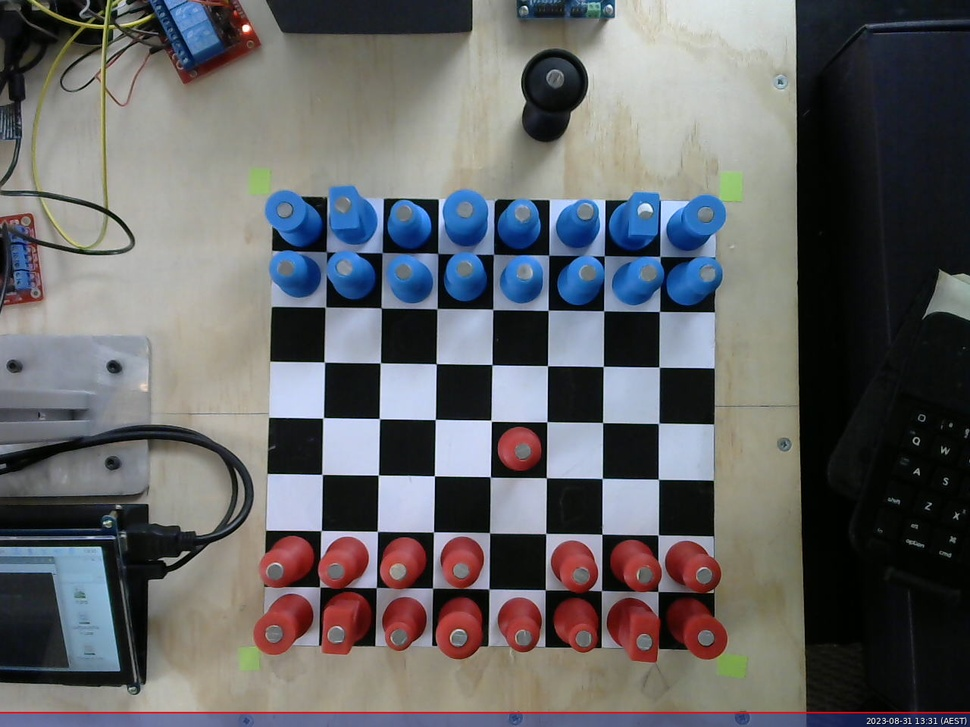
//> input picture 1001.jpg, 970 x 727 px, shrunk from 1280 x 960 before the run
$ ./CVTest18   (built with g++ and OpenCV 4)
//> lines starting //> are read from the running program, lines starting //| are printed output that depends on the picture; after the words box and inside, x2 and y2 are one past the last pixel; in counts of white or black regions, pixels touching at a corner belong together
#include <iostream>
//#include "opencv2/imgcodecs.hpp"
//#include "opencv2/highgui.hpp"
//#include "opencv2/imgproc.hpp"
#include <opencv2/opencv.hpp>


using namespace cv;
using namespace std;

struct CenterPoints {
    std::vector<cv::Point> pink;
    std::vector<cv::Point> blue;
};

struct FilteredPoints {
    std::vector<int> x;
    std::vector<int> y;
};

std::vector<cv::Point> locateGreenSquares(const cv::Mat& inputImage)
{
    std::vector<cv::Point> greenSquarePositions;

    // Convert the input image to the HSV color space
    cv::Mat hsvImage;
    cv::cvtColor(inputImage, hsvImage, cv::COLOR_BGR2HSV);

    // Define lower and upper bounds for green color (in HSV)
    cv::Scalar lowerGreen(30, 50, 50);
    cv::Scalar upperGreen(65, 255, 255);

    // Create a mask for the green color range
    cv::Mat greenMask;
    cv::inRange(hsvImage, lowerGreen, upperGreen, greenMask);

    // Find contours in the green mask
    std::vector<std::vector<cv::Point>> contours;
    cv::findContours(greenMask, contours, cv::RETR_EXTERNAL, cv::CHAIN_APPROX_SIMPLE);

    // Filter contours based on area
    double minAreaThreshold = 100.0; // Adjust this threshold as needed
    for (const auto& contour : contours)
    {
        double area = cv::contourArea(contour);
        if (area > minAreaThreshold)
        {
            cv::Moments moments = cv::moments(contour, false);
            if (moments.m00 != 0) // Avoid division by zero
            {
                cv::Point centroid(moments.m10 / moments.m00, moments.m01 / moments.m00);
                greenSquarePositions.push_back(centroid);

            }
        }
    }

    return greenSquarePositions;
}

cv::Mat rotateImageToStraight(const cv::Mat& image, cv::Point2f point1, cv::Point2f point2) {
  // Calculate the rotation angle based on the y-coordinate difference
    double angle = std::atan2(point2.y - point1.y, point2.x - point1.x) * 180.0 / CV_PI;

    // Get the rotation matrix
    cv::Point2f center(image.cols / 2, image.rows / 2);
    cv::Mat rotationMatrix = cv::getRotationMatrix2D(center, angle, 1.0);

    // Rotate the image
    cv::Mat rotatedImage;
    cv::warpAffine(image, rotatedImage, rotationMatrix, image.size());

    return rotatedImage;
}

FilteredPoints cannyEdgeDetection(const cv::Mat& image){
    cv::Mat c_cannyEdges, p_cannyEdges;
    cv::Mat cannyEdges;
    Canny(image, cannyEdges, 100, 150, 3);
    //imshow("edges", cannyEdges);
    cvtColor(cannyEdges, c_cannyEdges, COLOR_GRAY2BGR);
    p_cannyEdges = cannyEdges.clone();

    vector<Vec2f> lines; // will hold the results of the detection

    // Run Hough Line Transform for horizontal lines
    HoughLines(cannyEdges, lines, 1, CV_PI / 180, 150);

    vector<double> x_points;
    vector<double> y_points;

    // Draw the detected horizontal lines on the original image
    for (size_t i = 0; i < lines.size(); ++i) {
        float rho = lines[i][0];
        float theta = lines[i][1];

        double a = cos(theta);
        double b = sin(theta);
        double x0 = a * rho;
        double y0 = b * rho;

        x_points.push_back(x0);
        y_points.push_back(y0);
    }

    for (auto it = x_points.begin(); it != x_points.end();) {
        if (*it < 10) {
            it = x_points.erase(it);
        } else {
            ++it;
        }
    }

    for (auto it = y_points.begin(); it != y_points.end();) {
        if (*it < 10) {
            it = y_points.erase(it);
        } else {
            ++it;
        }
    }

    std::vector<int> filtered_x_points;

    for (int x : x_points) {
        bool shouldAdd = true;

        for (int filtered_x : filtered_x_points) {
            if (std::abs(x - filtered_x) <= 40) {
                shouldAdd = false;
                break;
            }
        }

        if (shouldAdd) {
            filtered_x_points.push_back(x);
        }
    }
    std::sort(filtered_x_points.begin(), filtered_x_points.end());
    // Print the filtered x_points
    std::cout << "Filtered x_points: ";
    for (int x : filtered_x_points) {
        std::cout << x << " ";
    }
    cout << endl;

    std::vector<int> filtered_y_points;

    for (int y : y_points) {
        bool shouldAdd = true;

        for (int filtered_y : filtered_y_points) {
            if (std::abs(y - filtered_y) <= 40) {
                shouldAdd = false;
                break;
            }
        }

        if (shouldAdd) {
            filtered_y_points.push_back(y);
        }
    }
    std::sort(filtered_y_points.begin(), filtered_y_points.end());
    // Print the filtered x_points
    std::cout << "Filtered y_points: ";
    for (int y : filtered_y_points) {
        std::cout << y << " ";
    }
    cout << endl;

    FilteredPoints filteredPoints;

    filteredPoints.x = filtered_x_points;
    filteredPoints.y = filtered_y_points;

    return filteredPoints;
}

CenterPoints processAndShowContours(const cv::Mat& src) {
    cv::Mat hsvImage;
    cv::cvtColor(src, hsvImage, cv::COLOR_BGR2HSV);
    //cv::imshow("HSV Image", hsvImage);

    cv::Scalar lowerRed1(0, 50, 50);
    cv::Scalar upperRed1(10, 255, 255);

    cv::Scalar lowerRed2(160, 50, 50);
    cv::Scalar upperRed2(179, 255, 255);

    cv::Scalar lowerBlue(100, 100, 100);
    cv::Scalar upperBlue(130, 255, 255);

    cv::Mat redMask;
    cv::Mat blueMask;

    cv::inRange(hsvImage, lowerRed1, upperRed1, redMask);
    cv::inRange(hsvImage, lowerRed2, upperRed2, redMask);
    cv::inRange(hsvImage, lowerBlue, upperBlue, blueMask);

    cv::Mat resultMask = redMask | blueMask;

    int morphSize = 3;
    cv::Mat kernel = cv::getStructuringElement(cv::MORPH_RECT, cv::Size(morphSize, morphSize));
    cv::morphologyEx(resultMask, resultMask, cv::MORPH_OPEN, kernel);

    std::vector<std::vector<cv::Point>> contours;
    std::vector<cv::Vec4i> hierarchy;
    cv::findContours(resultMask, contours, hierarchy, cv::RETR_EXTERNAL, cv::CHAIN_APPROX_SIMPLE);

    cv::Mat resultImage = src.clone();
    cv::Scalar contourColour;
    cv::Scalar pinkColour(255, 0, 255);
    cv::Scalar blueColour(255, 0, 0);

    vector<cv::Point> pinkCenterPoints;
    vector<cv::Point> blueCenterPoints;

    for (size_t i = 0; i < contours.size(); ++i) {
        cv::Rect boundingRect = cv::boundingRect(contours[i]);

        // Calculate center point
        int centerX = (boundingRect.x + boundingRect.x + boundingRect.width) / 2;
        int centerY = (boundingRect.y + boundingRect.y + boundingRect.height) / 2;

        // Determine the contour color based on the region
        if (cv::countNonZero(redMask(boundingRect)) > 0)
            contourColour = pinkColour;
        else
            contourColour = blueColour;

        // Draw rectangle and center point
        cv::rectangle(resultImage, boundingRect, contourColour, 2);
        cv::circle(resultImage, cv::Point(centerX, centerY), 4, contourColour, -1); // Draw center point
        imshow("Result", resultImage);

        // Store center point in the appropriate vector
        if (contourColour == pinkColour) {
            pinkCenterPoints.push_back(cv::Point(centerX, centerY));
        } else {
            blueCenterPoints.push_back(cv::Point(centerX, centerY));
        }
    }
    std::cout << "Pink Center Points:" << std::endl;
for (const cv::Point& center : pinkCenterPoints) {
    int centerX = center.x;
    int centerY = center.y;
    std::cout << "Center Point: (" << centerX << ", " << centerY << ")" << std::endl;
}

std::cout << "Blue Center Points:" << std::endl;
for (const cv::Point& center : blueCenterPoints) {
    int centerX = center.x;
    int centerY = center.y;
    std::cout << "Center Point: (" << centerX << ", " << centerY << ")" << std::endl;
}

    CenterPoints centerPoints;

    centerPoints.pink = pinkCenterPoints;
    centerPoints.blue = blueCenterPoints;

    return centerPoints;
}

// [14 lines left out: function transposeMatrix, not called in this run]

double calculateDistance(const cv::Point& point1, const cv::Point& point2) {
    double dx = point1.x - point2.x;
    double dy = point1.y - point2.y;
    return std::sqrt(dx * dx + dy * dy);
}

int main(int argc, char** argv)
{
    // Declare the output variables
    Mat dst, cdst, cdstP;

    const char* default_file ="E:/UNI/ece4078/ChessRobot2023FYP/Pictures/1001.jpg";
    const char* filename = argc >=2 ? argv[1] : default_file;
    // Loads an image
    Mat src = imread( samples::findFile( filename ));
//> src is the input picture: 727 rows x 970 cols, CV_8UC3; mean B, G, R 102.1, 100.1, 99.7
    // Check if image is loaded fine
    if(src.empty()){
        printf(" Error opening image\n");
        printf(" Program Arguments: [image_name -- default %s] \n", default_file);
        return -1;
    }
    imshow("src", src);
    // Locate green square positions
    std::vector<cv::Point> crop_points = locateGreenSquares(src);
//> in locateGreenSquares, `cv::inRange(hsvImage, lowerGreen, upperGreen, greenMask);`:
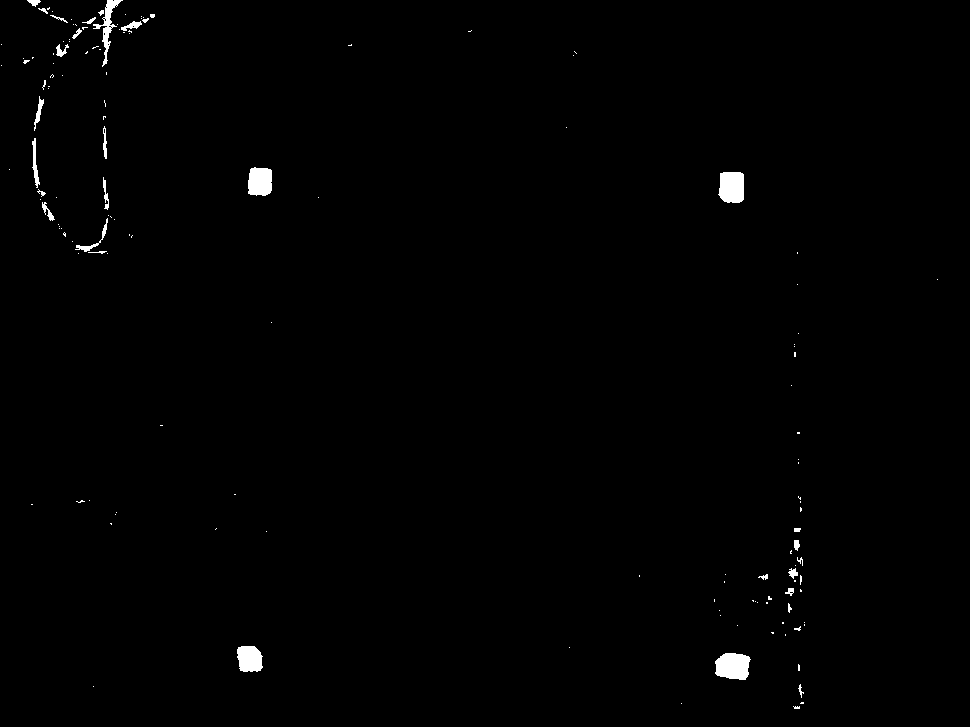
//> greenMask: 727 rows x 970 cols, CV_8UC1; 0.71% white; 143 white regions (113 under 20 px)
//> in locateGreenSquares, `cv::findContours(greenMask, contours, cv::RETR_EXTERNAL, cv::CHAIN_APP..`: contours = 143 contours, 124 with area under 20; largest, box (x1, y1, x2, y2) and area: (715, 653, 751, 680) 732, (718, 172, 744, 203) 672, (248, 167, 272, 196) 574, (237, 646, 263, 672) 528, (93, 0, 123, 67) 364
//> the loop in locateGreenSquares, `for (const auto& contour : contours)` made 143 passes
//> (area, centroid) on passes 7, 9, 86, 88, 89, 142: (731.5, Point(732, 665)), (528.5, Point(249, 658)), (671.5, Point(731, 186)), (573.5, Point(259, 181)), (117.5, Point(34, 163)), (364.5, Point(107, 23))
//> crop_points = 6 Points (x, y): [732, 665], [249, 658], [731, 186], [259, 181], [34, 163], [107, 23]
    int numberOfGreenSquares = crop_points.size();
//> numberOfGreenSquares = 6

    for (const cv::Point& point : crop_points) {
    std::cout << "Point: (" << point.x << ", " << point.y << ")" << std::endl;
}
//> this loop made 6 passes
//> (printed output is left out)
    cout << numberOfGreenSquares << endl;
//| 6

    std::vector<cv::Point> filteredCropPoints;

    double minDistance = 100.0; // Points within 100 pixels of each other
    double maxDistance = 500.0;

   //filtering out unnecessary points
   for(size_t i=0; i<crop_points.size(); i++){
        if (crop_points[i].y > 100 && crop_points[i].x > 100){
            for (const cv::Point& point1 : crop_points) {
                bool keepPoint = true;

                for (const cv::Point& point2 : filteredCropPoints) {
                    double distance = calculateDistance(point1, point2);

                    if (distance < minDistance) {
                        // If the point is within 100 pixels of another point, remove it
                        keepPoint = false;
                        break; // No need to check other points
                    } else if (distance < maxDistance) {
                        // If the point is within 500 pixels of another point, remove it
                        keepPoint = false;
                        break; // No need to check other points
                    }
                }

                if (keepPoint) {
                    filteredCropPoints.push_back(point1);
                }
            }
        }
   }
//> this loop made 6 passes
//> after the loop, filteredCropPoints = 2 Points (x, y): [732, 665], [259, 181]

    // Print the filtered points
    for (const cv::Point& point : filteredCropPoints) {
        std::cout << "Point: (" << point.x << ", " << point.y << ")" << std::endl;
    }
//> this loop made 2 passes
//> (printed output is left out)

    //finding points
    cv::Point2f  point1 = filteredCropPoints[0];
//> point1 = Point(732, 665)
    cv::Point2f  point2 = filteredCropPoints[1];
//> point2 = Point(259, 181)
    cv::Point2f  point3 = filteredCropPoints[2];
//> point3 = Point(0, 0)
    cv::Point2f  point4 = filteredCropPoints[3];
//> point4 = Point(33, 0)
    cout << point1 << " " << point2 << " " << point3 << " " << point4 << endl;
//| [732, 665] [259, 181] [0, 0] [33, 0]

    int min_crop_point = 10000;
    int min_crop_point_ind = 0;
    int two_min_crop_point = 10000;
    int two_min_crop_point_ind = 0;

    for(int i = 0; i < 4; i++) {
        if(filteredCropPoints[i].y < min_crop_point) {
            min_crop_point = filteredCropPoints[i].y;
            min_crop_point_ind = i;
        }
    }
//> this loop made 4 passes
//> min_crop_point on passes 1 to 3: 665, 181, 0
//> after the loop, min_crop_point = 0; min_crop_point_ind = 2


    for(int i = 0; i < 4; i++) {
        if((filteredCropPoints[i].y < two_min_crop_point) && (i != min_crop_point_ind)) {
            two_min_crop_point = filteredCropPoints[i].y;
            two_min_crop_point_ind = i;
        }
    }
//> this loop made 4 passes
//> after the loop, two_min_crop_point = 0; two_min_crop_point_ind = 3

    cout << min_crop_point_ind << " " << two_min_crop_point_ind << endl;
//| 2 3
    cout << crop_points[min_crop_point_ind + 1] << " " << crop_points[two_min_crop_point_ind + 1] << endl;
//| [259, 181] [34, 163]
    // rotate image

    cv::Mat rotatedImage = rotateImageToStraight(src, crop_points[min_crop_point_ind], crop_points[two_min_crop_point_ind]);
//> in rotateImageToStraight, `double angle = std::atan2(point2.y - point1.y, point2.x - point1.x) * ..`: angle = -179.4
//> in rotateImageToStraight, `cv::Mat rotationMatrix = cv::getRotationMatrix2D(center, angle, 1.0);`: rotationMatrix = [[-1, -0.0106, 973.8], [0.0106, -1, 720.8]]
//> in rotateImageToStraight, `cv::warpAffine(image, rotatedImage, rotationMatrix, image.size());`:
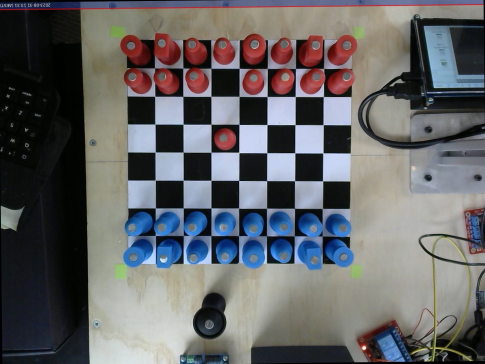
//> rotatedImage: 727 rows x 970 cols, CV_8UC3 (shown at 1/2 size); mean B, G, R 101.5, 99.6, 99.2

    int Rwidth = rotatedImage.cols;
    int Rheight = rotatedImage.rows;

    std::cout << "Width: " << Rwidth << std::endl;
//| Width: 970
    std::cout << "Height: " << Rheight << std::endl;
//| Height: 727

    //display rotated image
    cv::imshow("Rotated Image", rotatedImage);

    //locate green squares in rotated image
    std::vector<cv::Point> greenSquarePositions = locateGreenSquares(rotatedImage);
//> in locateGreenSquares (call 2), `cv::inRange(hsvImage, lowerGreen, upperGreen, greenMask);`:
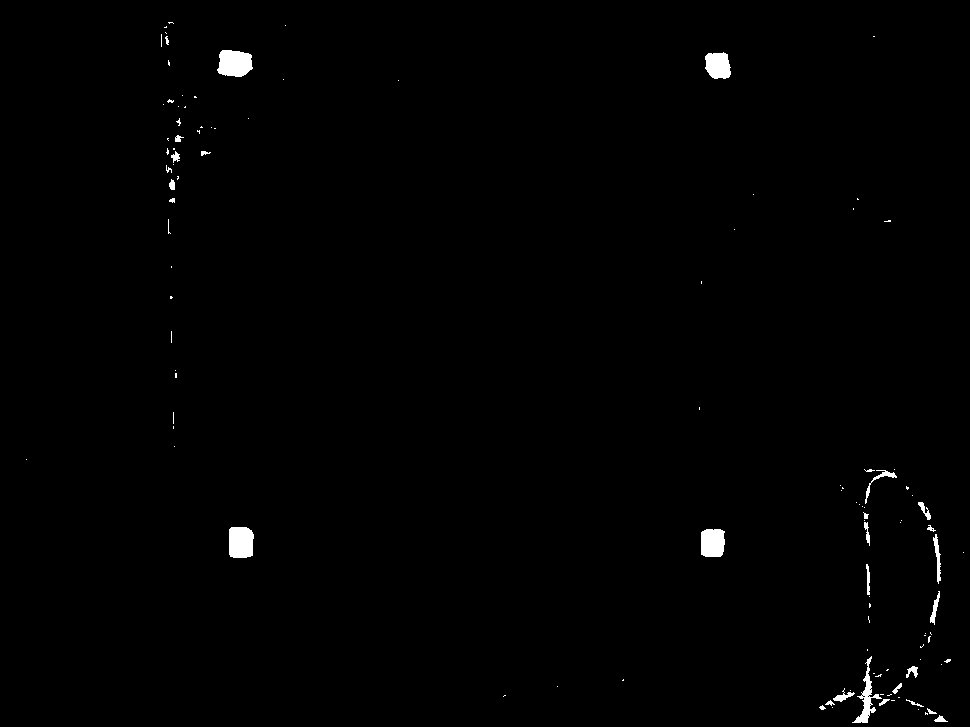
//> greenMask: 727 rows x 970 cols, CV_8UC1; 0.71% white; 113 white regions (84 under 20 px)
//> in locateGreenSquares (call 2), `cv::findContours(greenMask, contours, cv::RETR_EXTERNAL, cv::CHAIN_APP..`: contours = 113 contours, 94 with area under 20; largest, box (x1, y1, x2, y2) and area: (217, 50, 253, 77) 729, (229, 527, 254, 558) 668, (701, 529, 725, 557) 578, (705, 52, 731, 79) 527, (852, 656, 882, 723) 400
//> the loop in locateGreenSquares (call 2), `for (const auto& contour : contours)` made 113 passes
//> (area, centroid) on passes 27, 40, 41, 42, 105, 106: (399.5, Point(866, 698)), (124, Point(937, 557)), (578.5, Point(712, 542)), (668, Point(240, 542)), (527, Point(717, 65)), (729, Point(234, 62))
//> greenSquarePositions = 6 Points (x, y): [866, 698], [937, 557], [712, 542], [240, 542], [717, 65], [234, 62]

    // Display the detected green square positions
    for (const auto& position : greenSquarePositions)
    {
        std::cout << "Green square position: (" << position.x << ", " << position.y << ")" << std::endl;
    }
//> this loop made 6 passes
//> (printed output is left out)

    //finding positions of chess board corners
    int position1_x = greenSquarePositions[0].x;
//> position1_x = 866
    int position1_y = greenSquarePositions[0].y;
//> position1_y = 698

    int position2_x = greenSquarePositions[1].x;
//> position2_x = 937
    int position2_y = greenSquarePositions[1].y;
//> position2_y = 557

    int position3_x = greenSquarePositions[2].x;
//> position3_x = 712
    int position3_y = greenSquarePositions[2].y;
//> position3_y = 542

    int position4_x = greenSquarePositions[3].x;
//> position4_x = 240
    int position4_y = greenSquarePositions[3].y;
//> position4_y = 542

    int width = 0;
    int height = 0;
    int temp_width, temp_height;

    for (int i=0; i<4; i++){
        temp_width = greenSquarePositions[0].x - greenSquarePositions[i].x;
        temp_height = greenSquarePositions[0].y - greenSquarePositions[i].y;

        if (temp_width < 0){
            temp_width = temp_width * -1;
        }

        if (temp_height < 0){
            temp_height = temp_height * -1;
        }

        if (temp_width > width){
            width = temp_width;
        }

        if (temp_height > height){
            height = temp_height;
        }
    }
//> this loop made 4 passes
//> (temp_width, temp_height, width, height) on passes 2 to 3: (71, 141, 71, 141), (154, 156, 154, 156)
//> after the loop, temp_width = 626; temp_height = 156; width = 626; height = 156

    int min_x = 10000;
    int min_y = 10000;

    for (int i=0; i<4; i++){
        if(greenSquarePositions[i].x < min_x)
            min_x = greenSquarePositions[i].x;

        if(greenSquarePositions[i].y < min_y)
            min_y = greenSquarePositions[i].y;
    }
//> this loop made 4 passes
//> after the loop, min_x = 240; min_y = 542


    cout << min_x << " " << min_y << " " << width << " " << height << endl;
//| 240 542 626 156

    cv::Rect crop_region(min_x, min_y, width, height);
//> crop_region = Rect(240, 542, 626, 156)

    cv::Mat croppedImage = rotatedImage(crop_region);
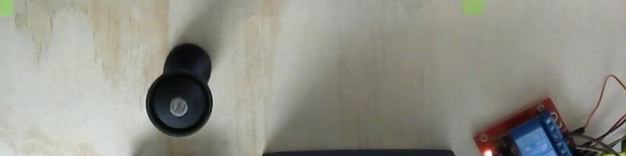
//> croppedImage: 156 rows x 626 cols, CV_8UC3; mean B, G, R 137, 145.9, 145.9

    cv::imshow("Cropped Image", croppedImage);

    //convert to gray_scale
    cv::Mat src_gray;
    cvtColor(croppedImage, src_gray, COLOR_BGR2GRAY);
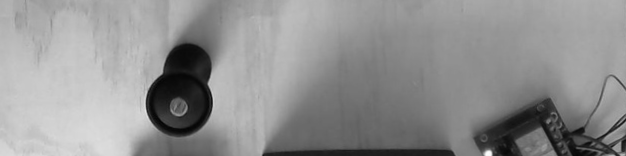
//> src_gray: 156 rows x 626 cols, CV_8UC1; min 3, max 251, mean 144.9

    //canny edge detection
    FilteredPoints filteredPoints = cannyEdgeDetection(src_gray);
//> in cannyEdgeDetection, `Canny(image, cannyEdges, 100, 150, 3);`:
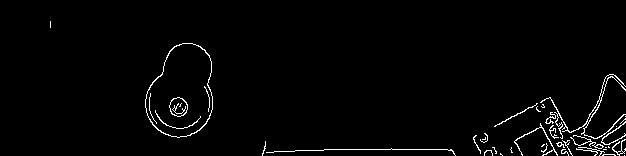
//> cannyEdges: 156 rows x 626 cols, CV_8UC1; 2% white in thin lines or dots, all inside (x1, y1, x2, y2) = (50, 21, 626, 156)
//> in cannyEdgeDetection, `HoughLines(cannyEdges, lines, 1, CV_PI / 180, 150);`: lines = 1 line (rho, theta): [149, 1.57]
//> the loop in cannyEdgeDetection, `for (size_t i = 0; i < lines.size(); ++i)` made 1 pass
//> (rho, theta, a, b, x0, y0) on pass 1: (149, 1.57, -4.37e-08, 1, -6.51e-06, 149)
//> the loop in cannyEdgeDetection, `for (auto it = x_points.begin(); it != x_points.end();)` made 1 pass
//> the loop in cannyEdgeDetection, `for (auto it = y_points.begin(); it != y_points.end();)` made 1 pass
//> after the loop in cannyEdgeDetection, `for (auto it = y_points.begin(); it != y_points.end();)`: y_points = [149]
//> the loop in cannyEdgeDetection, `for (int y : y_points)` made 1 pass

    std::vector<int> filtered_x_points = filteredPoints.x;
    std::vector<int> filtered_y_points = filteredPoints.y;
//> filtered_y_points = [149]

    std::cout << "Filtered y_points : ";
    for (int y : filtered_y_points) {
        std::cout << y << " ";
    }
//> this loop made 1 pass
//| 149
    cout << endl;


    CenterPoints centerPoints = processAndShowContours(croppedImage);
//> in processAndShowContours, `cv::inRange(hsvImage, lowerRed2, upperRed2, redMask);`:
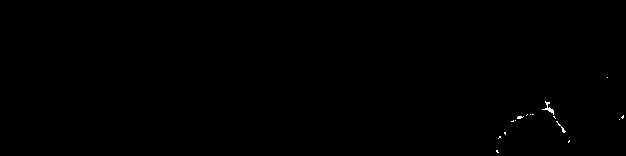
//> redMask: 156 rows x 626 cols, CV_8UC1; 0.13% white in thin lines or dots, all inside (x1, y1, x2, y2) = (496, 77, 624, 153)
//> (the rest of the program and of its run is left out)
